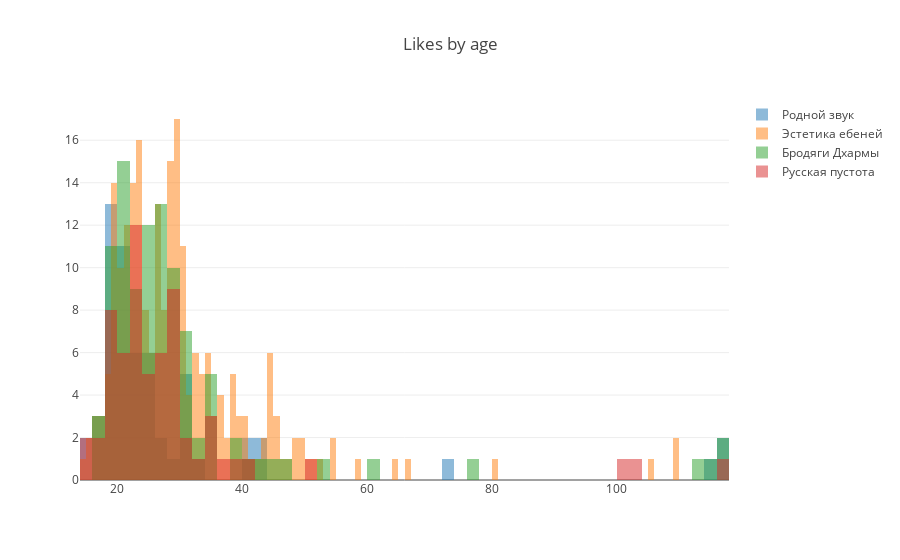

The cell this chart's notebook holds for it:
### Markdown cell above
### Age distribution

### Code cell
data = [
    go.Histogram(x=[a[0] if a[1] == 'Родной звук' else None for a in ages], nbinsx = 100, opacity=0.5, name='Родной звук'),
    go.Histogram(x=[a[0] if a[1] == 'Эстетика ебеней' else None for a in ages], nbinsx = 100, opacity=0.5, name='Эстетика ебеней'),
    go.Histogram(x=[a[0] if a[1] == 'Бродяги Дхармы' else None for a in ages], nbinsx = 100, opacity=0.5, name='Бродяги Дхармы'),
    go.Histogram(x=[a[0] if a[1] == 'Русская пустота' else None for a in ages], nbinsx = 100, opacity=0.5, name='Русская пустота'),
]

layout = go.Layout(title='Likes by age', barmode='overlay')
fig = go.Figure(data=data, layout=layout)
iplot(fig)

### Figure 1 — Plotly figure (JSON) as saved in the notebook; plotly's stock layout.template omitted (floating-point values rounded to 4 significant figures; data arrays with more than 128 entries replaced by an {"elided": "..."} marker saying what was removed)
{"data": [{"name": "Родной звук", "nbinsx": 100, "opacity": 0.5, "type": "histogram", "uid": "9b1dc039-4988-485c-bf4c-80b4ee5e0739", "x": {"elided": "461 float values"}}, {"name": "Эстетика ебеней", "nbinsx": 100, "opacity": 0.5, "type": "histogram", "uid": "80cfe3e7-0e8c-4303-bcf4-4cd5928459a1", "x": {"elided": "461 float values"}}, {"name": "Бродяги Дхармы", "nbinsx": 100, "opacity": 0.5, "type": "histogram", "uid": "30f99abf-1239-427a-9a71-adf57487b298", "x": {"elided": "461 float values"}}, {"name": "Русская пустота", "nbinsx": 100, "opacity": 0.5, "type": "histogram", "uid": "f180d549-9c56-4483-8f4e-c927a21b2645", "x": {"elided": "461 float values"}}], "layout": {"barmode": "overlay", "title": {"text": "Likes by age"}}}
